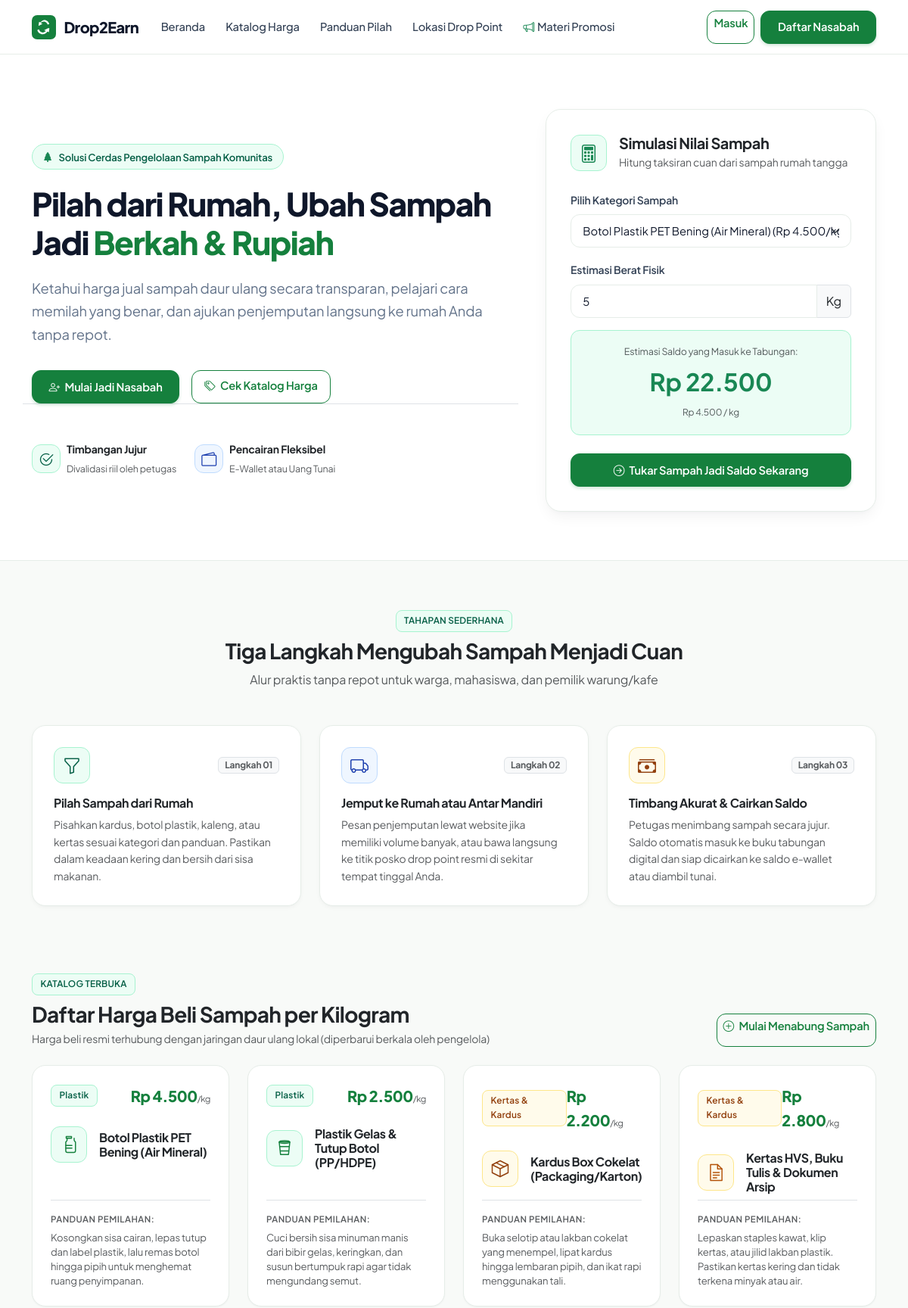
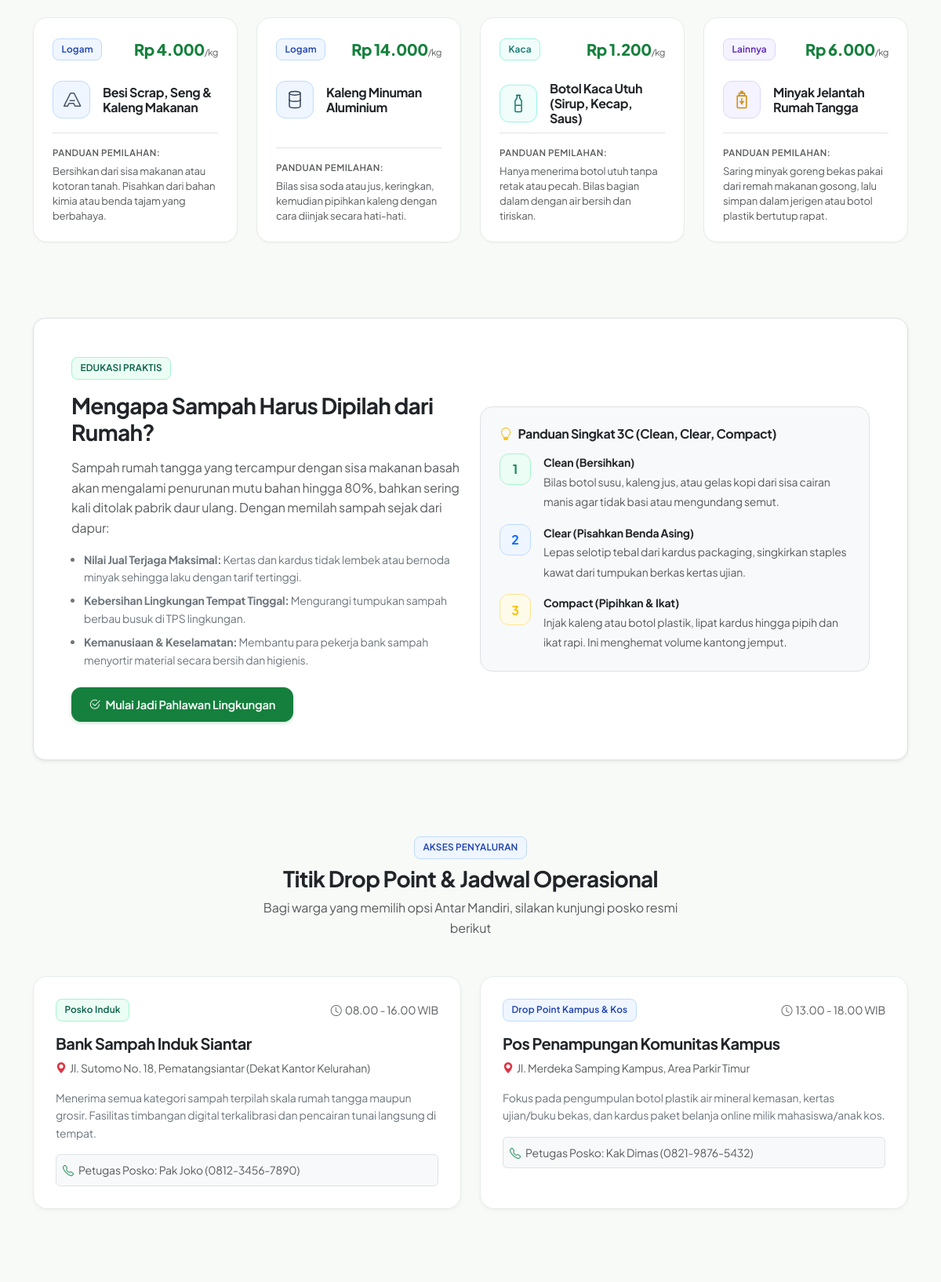
The page / (upper part) on the database its author committed (2 pictures, top to bottom).
### tables this page shows
CREATE TABLE IF NOT EXISTS `kategori_sampah` (
  `id_kategori` INT(11) NOT NULL AUTO_INCREMENT,
  `nama_kategori` VARCHAR(100) NOT NULL,
  `jenis_induk` ENUM('Plastik', 'Kertas & Kardus', 'Logam', 'Kaca', 'Lainnya') NOT NULL,
  `harga_per_kg` INT(11) NOT NULL,
  `panduan_pilah` TEXT NOT NULL,
  `gambar` VARCHAR(255) DEFAULT NULL,
  PRIMARY KEY (`id_kategori`)
);

### index.php (the view, shortened to what the rows shown need)
<?php
require_once __DIR__ . '/config/database.php';
require_once __DIR__ . '/config/auth_check.php';
$query_kategori = "SELECT * FROM kategori_sampah ORDER BY jenis_induk ASC, nama_kategori ASC";
$result_kategori = mysqli_query($conn, $query_kategori);
$kategori_list = [];
while ($row = mysqli_fetch_assoc($result_kategori)) {
    $kategori_list[] = $row;
}
require_once __DIR__ . '/includes/header.php';
?>
<header class="hero-section">
    <div class="container">
        <div class="row align-items-center g-5">
            <div class="col-12 col-lg-7 animate-fade-up">
                <h1 class="hero-title">
                    Pilah dari Rumah, Ubah Sampah Jadi <span class="hero-highlight">Berkah &amp; Rupiah</span>
                </h1>
            </div>
            <div class="col-12 col-lg-5 animate-fade-up stagger-2" id="kalkulator">
                <div class="calculator-box">
                    <div class="d-flex align-items-center gap-3 mb-4">
                        <div>
                            <h2 class="h5 fw-bold text-dark mb-0">Simulasi Nilai Sampah</h2>
                        </div>
                    </div>
                </div>
            </div>
        </div>
    </div>
</header>
<main class="py-5">
    <section class="container mb-5 py-3">
        <div class="text-center mb-5">
            <h2 class="h3 fw-bold text-dark mt-2 mb-2">Tiga Langkah Mengubah Sampah Menjadi Cuan</h2>
        </div>
    </section>
    <section class="container py-4 mb-5" id="katalog">
        <div class="d-flex flex-wrap align-items-end justify-content-between mb-4 gap-3">
            <div>
                <h2 class="h3 fw-bold text-dark mt-2 mb-1">Daftar Harga Beli Sampah per Kilogram</h2>
            </div>
        </div>
        <div class="row g-4">
            <?php foreach ($kategori_list as $kat): ?>
                <?php
                $badge_class = 'pastel-badge-lilac';
                $icon_class = 'icon-pastel-lilac';
                if ($kat['jenis_induk'] === 'Plastik') {
                    $badge_class = 'pastel-badge-mint';
                    $icon_class = 'icon-pastel-mint';
                } elseif ($kat['jenis_induk'] === 'Kertas & Kardus') {
                    $badge_class = 'pastel-badge-amber';
                    $icon_class = 'icon-pastel-amber';
                } elseif ($kat['jenis_induk'] === 'Logam') {
                    $badge_class = 'pastel-badge-sky';
                    $icon_class = 'icon-pastel-sky';
                } elseif ($kat['jenis_induk'] === 'Kaca') {
                    $badge_class = 'pastel-badge-teal';
                    $icon_class = 'icon-pastel-teal';
                }
                $icon_file = base_url('assets/img/' . ($kat['gambar'] ?: 'plastik-pet.svg'));
                ?>
                <div class="col-12 col-sm-6 col-lg-3">
                    <div class="waste-cat-card">
                        <div class="d-flex align-items-center justify-content-between mb-3">
                            <span class="pastel-badge <?= $badge_class ?>"><?= sanitize($kat['jenis_induk']) ?></span>
                            <span class="waste-price-tag"><?= rupiah($kat['harga_per_kg']) ?><small class="text-muted fw-normal" style="font-size: 0.72rem;">/kg</small></span>
                        </div>
                        <div class="d-flex align-items-center gap-3 my-2">
                            <div class="d2e-monoline-icon <?= $icon_class ?>">
                                <img src="<?= $icon_file ?>" alt="" width="28" height="28">
                            </div>
                            <div>
                                <h3 class="h6 fw-bold text-dark mb-0"><?= sanitize($kat['nama_kategori']) ?></h3>
                            </div>
                        </div>
                        <div class="mt-auto pt-3 border-top mt-3">
                            <div class="text-muted fw-semibold small mb-1" style="font-size: 0.72rem; letter-spacing: 0.04em;">PANDUAN PEMILAHAN:</div>
                            <p class="text-muted small mb-0" style="font-size: 0.82rem; line-height: 1.45;">
                                <?= sanitize($kat['panduan_pilah']) ?>
                            </p>
                        </div>
                    </div>
                </div>
            <?php endforeach; ?>
        </div>
    </section>
    <section class="container py-4 mb-5" id="panduan">
        <div class="p-4 p-md-5 bg-white border rounded-4 shadow-sm">
            <div class="row align-items-center g-4">
                <div class="col-12 col-lg-6">
                    <h2 class="h3 fw-bold text-dark mt-2 mb-3">Mengapa Sampah Harus Dipilah dari Rumah?</h2>
                </div>
            </div>
        </div>
    </section>
    <section class="container py-4 mb-5" id="lokasi">
        <div class="text-center mb-5">
            <h2 class="h3 fw-bold text-dark mt-2 mb-2">Titik Drop Point &amp; Jadwal Operasional</h2>
        </div>
    </section>
</main>
<?php require_once __DIR__ . '/includes/footer.php'; ?>

### rows shown on the page
kategori_sampah: jenis_induk "Plastik", harga_per_kg "Rp 4.500", gambar (picture), nama_kategori "Botol Plastik PET Bening (Air Mineral)", panduan_pilah "Kosongkan sisa cairan, lepas tutup dan label plastik, lalu remas botol hingga pipih untuk menghemat ruang penyimpanan."
kategori_sampah: jenis_induk "Plastik", harga_per_kg "Rp 2.500", gambar (picture), nama_kategori "Plastik Gelas & Tutup Botol (PP/HDPE)", panduan_pilah "Cuci bersih sisa minuman manis dari bibir gelas, keringkan, dan susun bertumpuk rapi agar tidak mengundang semut."
kategori_sampah: jenis_induk "Kertas & Kardus", harga_per_kg "Rp 2.200", gambar (picture), nama_kategori "Kardus Box Cokelat (Packaging/Karton)", panduan_pilah "Buka selotip atau lakban cokelat yang menempel, lipat kardus hingga lembaran pipih, dan ikat rapi menggunakan tali."
kategori_sampah: jenis_induk "Kertas & Kardus", harga_per_kg "Rp 2.800", gambar (picture), nama_kategori "Kertas HVS, Buku Tulis & Dokumen Arsip", panduan_pilah "Lepaskan staples kawat, klip kertas, atau jilid lakban plastik. Pastikan kertas kering dan tidak terkena minyak atau air."
kategori_sampah: jenis_induk "Logam", harga_per_kg "Rp 4.000", gambar (picture), nama_kategori "Besi Scrap, Seng & Kaleng Makanan", panduan_pilah "Bersihkan dari sisa makanan atau kotoran tanah. Pisahkan dari bahan kimia atau benda tajam yang berbahaya."
kategori_sampah: jenis_induk "Logam", harga_per_kg "Rp 14.000", gambar (picture), nama_kategori "Kaleng Minuman Aluminium", panduan_pilah "Bilas sisa soda atau jus, keringkan, kemudian pipihkan kaleng dengan cara diinjak secara hati-hati."
kategori_sampah: jenis_induk "Kaca", harga_per_kg "Rp 1.200", gambar (picture), nama_kategori "Botol Kaca Utuh (Sirup, Kecap, Saus)", panduan_pilah "Hanya menerima botol utuh tanpa retak atau pecah. Bilas bagian dalam dengan air bersih dan tiriskan."
kategori_sampah: jenis_induk "Lainnya", harga_per_kg "Rp 6.000", gambar (picture), nama_kategori "Minyak Jelantah Rumah Tangga", panduan_pilah "Saring minyak goreng bekas pakai dari remah makanan gosong, lalu simpan dalam jerigen atau botol plastik bertutup rapat."

### other values the page prints
form field value "Botol Plastik PET Bening (Air Mineral) (Rp 4.500/kg)"
